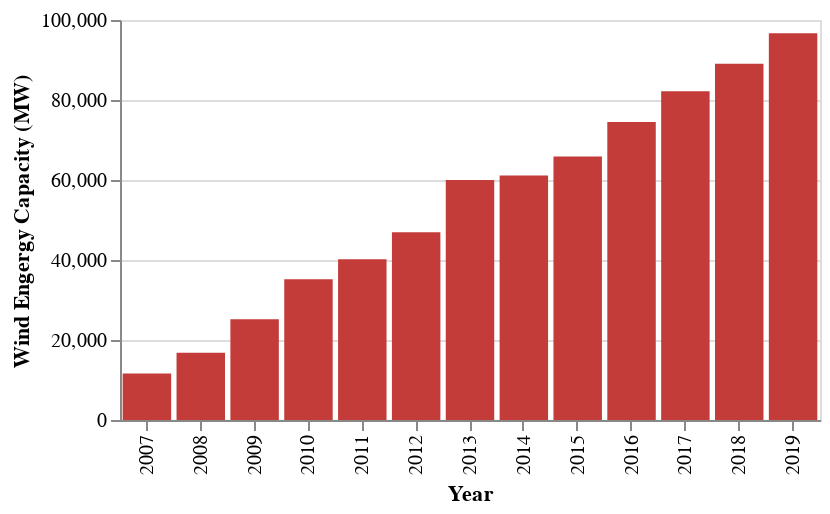

Notebook code for this chart:
### Code cell
alt.Chart(usa).mark_bar(color='#C43C39').encode(
    x=alt.X('date', title='Year'),
    y=alt.Y('capacity', title='Wind Engergy Capacity (MW)')
).properties(width=350, height=200)

### Figure 1 — Vega-Lite specification as saved in the notebook (floating-point values rounded to 4 significant figures)
{"config": {"view": {"continuousWidth": 400, "continuousHeight": 300}}, "data": {"name": "data-9c6d7549ead28eb41a3a60d2f6efd4a8"}, "mark": {"type": "bar", "color": "#C43C39"}, "encoding": {"x": {"type": "nominal", "field": "date", "title": "Year"}, "y": {"type": "quantitative", "field": "capacity", "title": "Wind Engergy Capacity (MW)"}}, "height": 200, "width": 350, "$schema": "https://vega.github.io/schema/vega-lite/v4.0.0.json", "datasets": {"data-9c6d7549ead28eb41a3a60d2f6efd4a8": [{"country": "USA", "date": "2007", "capacity": 11603}, {"country": "USA", "date": "2008", "capacity": 16819}, {"country": "USA", "date": "2009", "capacity": 25170}, {"country": "USA", "date": "2010", "capacity": 35159}, {"country": "USA", "date": "2011", "capacity": 40200}, {"country": "USA", "date": "2012", "capacity": 46919}, {"country": "USA", "date": "2013", "capacity": 60007}, {"country": "USA", "date": "2014", "capacity": 61110}, {"country": "USA", "date": "2015", "capacity": 65879}, {"country": "USA", "date": "2016", "capacity": 74472}, {"country": "USA", "date": "2017", "capacity": 82183}, {"country": "USA", "date": "2018", "capacity": 89077}, {"country": "USA", "date": "2019", "capacity": 96665}]}}
